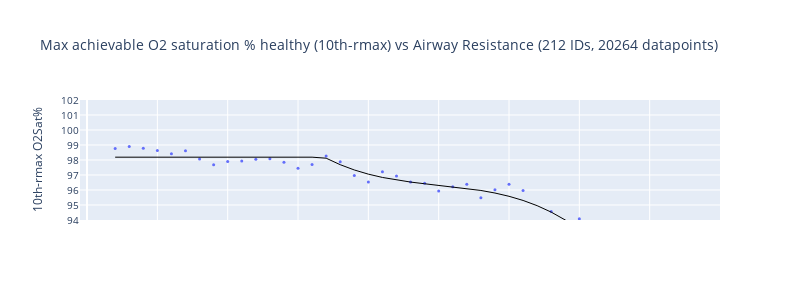
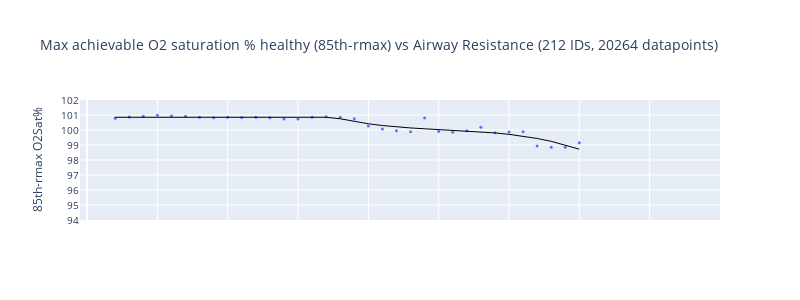
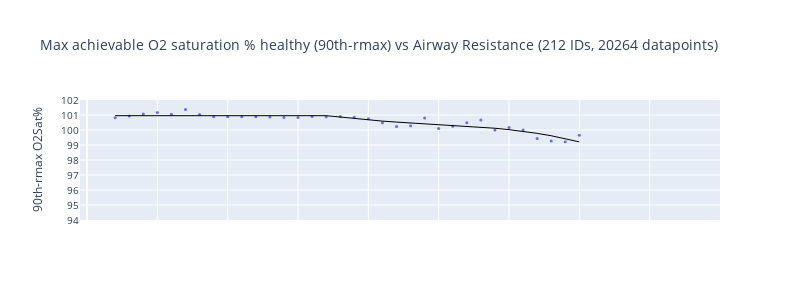

Here is the notebook cell these charts were saved with, in order:
### Code cell
df["O2 saturation % healthy"] = df["O2 Saturation"] / df["Healthy O2 Saturation"] * 100

ar_col_binned = f"AR from {fev1_col} binned (%)"

df_for_AW_O2Sat_study = df.copy()
df_for_AW_O2Sat_study = df[~df.ID.isin(["122"])].copy()
# df_for_AW_O2Sat_study = df[~df.ID.isin(["122", "286"])].copy()

for prctile in [10, 85, 90]:  # range(60, 90, 5):
    # for prctile in [90]:  # range(60, 90, 5):
    rmax_o2_sat_col = f"{prctile}th-rmax O2Sat%"

    rmax_AW_O2Sat = df_for_AW_O2Sat_study.groupby([ar_col_binned]).apply(
        lambda x: calc_rmax_o2(x, "O2 saturation % healthy", prctile)
    )
    # Unstack rmax_AR_O2Sat tuples into 2 columns
    rmax_AW_O2Sat = (
        rmax_AW_O2Sat.apply(pd.Series)
        .rename(columns={0: rmax_o2_sat_col, 1: "#datapoints", 2: "#IDs"})
        .reset_index()
    )
    # Add column for >50 datapoints
    rmax_AW_O2Sat[">50 datapoints"] = rmax_AW_O2Sat["#datapoints"] >= 50
    rmax_AW_O2Sat[">7 IDs"] = rmax_AW_O2Sat["#IDs"] >= 7

    # Mask for >50 datapoints
    rmax_AW_O2Sat_plot = fit_factor_profile(
        # rmax_AW_O2Sat[rmax_AW_O2Sat[">50 datapoints"]].copy(),
        rmax_AW_O2Sat[rmax_AW_O2Sat[">50 datapoints"] & rmax_AW_O2Sat[">7 IDs"]].copy(),
        x=ar_col_binned,
        y=rmax_o2_sat_col,
    )

    # PLot rmax_AW_O2Sat
    title = f"Max achievable O2 saturation % healthy ({prctile}th-rmax) vs Airway Resistance ({df_for_AW_O2Sat_study.ID.nunique()} IDs, {len(df_for_AW_O2Sat_study)} datapoints)"
    fig = go.Figure()
    fig.add_trace(
        go.Scatter(
            x=rmax_AW_O2Sat_plot[ar_col_binned],
            y=rmax_AW_O2Sat_plot[rmax_o2_sat_col],
            mode="markers",
            name="Airway Resistance vs O2 drop",
        ),
    )
    fig.add_trace(
        go.Scatter(
            x=rmax_AW_O2Sat_plot[ar_col_binned],
            y=rmax_AW_O2Sat_plot["Piecewise fit"],
            mode="lines",
            name="Constant + 3rd order polynomial fit",
            # Colour to match markers
            line=dict(color="rgba(0,0,0,1)"),
        ),
    )
    fig.update_traces(line=dict(width=1), marker=dict(size=3))
    fig.update_yaxes(
        range=[94, 102],
        # range=[90, 103.5],
        nticks=10,
        title=rmax_o2_sat_col,
    )
    # fig.update_xaxes(title=ar_col_binned, range=[-1, 90], nticks=10)
    fig.update_xaxes(range=[-1, 90], nticks=10)
    # Hide tick labels on x-axis
    fig.update_xaxes(showticklabels=False)
    fig.update_layout(
        title=title, height=300, width=800, font=dict(size=10), showlegend=False
    )

    fig.show()
    # Save to file
    fig.write_image(
        f"{plotsdir}{title}.pdf",
        width=1000,
        height=300,
    )

### Figure 1 — Plotly figure (JSON) as saved in the notebook; plotly's stock layout.template omitted (floating-point values rounded to 4 significant figures)
{"data": [{"line": {"width": 1}, "marker": {"size": 3}, "mode": "markers", "name": "Airway Resistance vs O2 drop", "type": "scatter", "x": [4, 6, 8, 10, 12, 14, 16, 18, 20, 22, 24, 26, 28, 30, 32, 34, 36, 38, 40, 42, 44, 46, 48, 50, 52, 54, 56, 58, 60, 62, 64, 66, 68, 70], "y": [98.77, 98.91, 98.78, 98.63, 98.41, 98.62, 98.06, 97.68, 97.9, 97.93, 98.05, 98.08, 97.84, 97.44, 97.7, 98.27, 97.88, 96.96, 96.54, 97.21, 96.93, 96.53, 96.44, 95.93, 96.22, 96.38, 95.48, 96.02, 96.39, 95.96, 93.66, 94.56, 93.32, 94.08]}, {"line": {"color": "rgba(0,0,0,1)", "width": 1}, "marker": {"size": 3}, "mode": "lines", "name": "Constant + 3rd order polynomial fit", "type": "scatter", "x": [4, 6, 8, 10, 12, 14, 16, 18, 20, 22, 24, 26, 28, 30, 32, 34, 36, 38, 40, 42, 44, 46, 48, 50, 52, 54, 56, 58, 60, 62, 64, 66, 68, 70], "y": [98.19, 98.19, 98.19, 98.19, 98.19, 98.19, 98.19, 98.19, 98.19, 98.19, 98.19, 98.19, 98.19, 98.19, 98.19, 98.12, 97.69, 97.34, 97.06, 96.84, 96.66, 96.53, 96.42, 96.32, 96.22, 96.1, 95.97, 95.8, 95.58, 95.3, 94.96, 94.53, 94.0, 93.37]}], "layout": {"font": {"size": 10}, "height": 300, "showlegend": false, "title": {"text": "Max achievable O2 saturation % healthy (10th-rmax) vs Airway Resistance (212 IDs, 20264 datapoints)"}, "width": 800, "xaxis": {"nticks": 10, "range": [-1, 90], "showticklabels": false}, "yaxis": {"nticks": 10, "range": [94, 102], "title": {"text": "10th-rmax O2Sat%"}}}}

### Figure 2 — Plotly figure (JSON) as saved in the notebook; plotly's stock layout.template omitted (floating-point values rounded to 4 significant figures)
{"data": [{"line": {"width": 1}, "marker": {"size": 3}, "mode": "markers", "name": "Airway Resistance vs O2 drop", "type": "scatter", "x": [4, 6, 8, 10, 12, 14, 16, 18, 20, 22, 24, 26, 28, 30, 32, 34, 36, 38, 40, 42, 44, 46, 48, 50, 52, 54, 56, 58, 60, 62, 64, 66, 68, 70], "y": [100.8, 100.9, 100.9, 101.0, 100.9, 100.9, 100.9, 100.8, 100.9, 100.8, 100.8, 100.8, 100.7, 100.7, 100.8, 100.9, 100.8, 100.8, 100.3, 100.1, 99.95, 99.89, 100.8, 99.89, 99.85, 99.95, 100.2, 99.82, 99.87, 99.88, 98.93, 98.85, 98.85, 99.16]}, {"line": {"color": "rgba(0,0,0,1)", "width": 1}, "marker": {"size": 3}, "mode": "lines", "name": "Constant + 3rd order polynomial fit", "type": "scatter", "x": [4, 6, 8, 10, 12, 14, 16, 18, 20, 22, 24, 26, 28, 30, 32, 34, 36, 38, 40, 42, 44, 46, 48, 50, 52, 54, 56, 58, 60, 62, 64, 66, 68, 70], "y": [100.8, 100.8, 100.8, 100.8, 100.8, 100.8, 100.8, 100.8, 100.8, 100.8, 100.8, 100.8, 100.8, 100.8, 100.8, 100.8, 100.7, 100.6, 100.4, 100.3, 100.2, 100.1, 100.1, 100.0, 99.99, 99.94, 99.88, 99.81, 99.71, 99.59, 99.44, 99.24, 99.01, 98.72]}], "layout": {"font": {"size": 10}, "height": 300, "showlegend": false, "title": {"text": "Max achievable O2 saturation % healthy (85th-rmax) vs Airway Resistance (212 IDs, 20264 datapoints)"}, "width": 800, "xaxis": {"nticks": 10, "range": [-1, 90], "showticklabels": false}, "yaxis": {"nticks": 10, "range": [94, 102], "title": {"text": "85th-rmax O2Sat%"}}}}

### Figure 3 — Plotly figure (JSON) as saved in the notebook; plotly's stock layout.template omitted (floating-point values rounded to 4 significant figures)
{"data": [{"line": {"width": 1}, "marker": {"size": 3}, "mode": "markers", "name": "Airway Resistance vs O2 drop", "type": "scatter", "x": [4, 6, 8, 10, 12, 14, 16, 18, 20, 22, 24, 26, 28, 30, 32, 34, 36, 38, 40, 42, 44, 46, 48, 50, 52, 54, 56, 58, 60, 62, 64, 66, 68, 70], "y": [100.8, 100.9, 101.1, 101.2, 101.0, 101.4, 101.0, 100.9, 100.9, 100.9, 100.9, 100.9, 100.8, 100.8, 100.9, 100.9, 100.9, 100.8, 100.7, 100.5, 100.2, 100.3, 100.8, 100.1, 100.3, 100.5, 100.7, 100.0, 100.2, 100.0, 99.43, 99.26, 99.21, 99.65]}, {"line": {"color": "rgba(0,0,0,1)", "width": 1}, "marker": {"size": 3}, "mode": "lines", "name": "Constant + 3rd order polynomial fit", "type": "scatter", "x": [4, 6, 8, 10, 12, 14, 16, 18, 20, 22, 24, 26, 28, 30, 32, 34, 36, 38, 40, 42, 44, 46, 48, 50, 52, 54, 56, 58, 60, 62, 64, 66, 68, 70], "y": [101.0, 101.0, 101.0, 101.0, 101.0, 101.0, 101.0, 101.0, 101.0, 101.0, 101.0, 101.0, 101.0, 101.0, 101.0, 101.0, 100.9, 100.8, 100.7, 100.6, 100.5, 100.5, 100.4, 100.4, 100.3, 100.3, 100.2, 100.1, 100.0, 99.91, 99.78, 99.62, 99.43, 99.21]}], "layout": {"font": {"size": 10}, "height": 300, "showlegend": false, "title": {"text": "Max achievable O2 saturation % healthy (90th-rmax) vs Airway Resistance (212 IDs, 20264 datapoints)"}, "width": 800, "xaxis": {"nticks": 10, "range": [-1, 90], "showticklabels": false}, "yaxis": {"nticks": 10, "range": [94, 102], "title": {"text": "90th-rmax O2Sat%"}}}}
